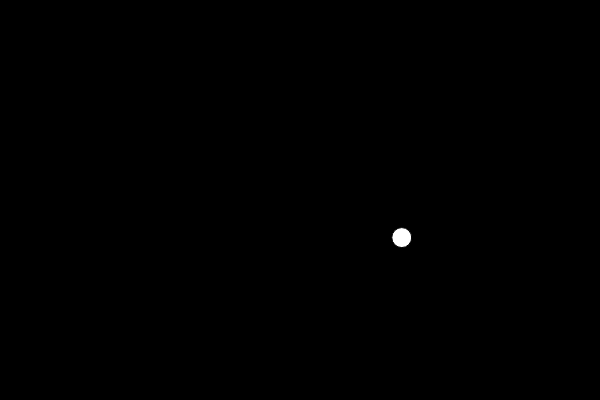
Frame 1 (no input)
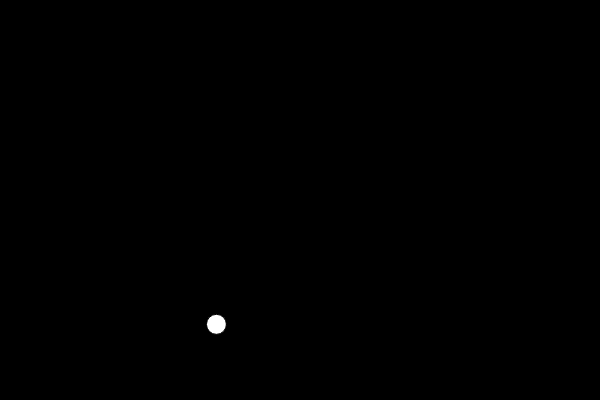
Frame 60 (no input)
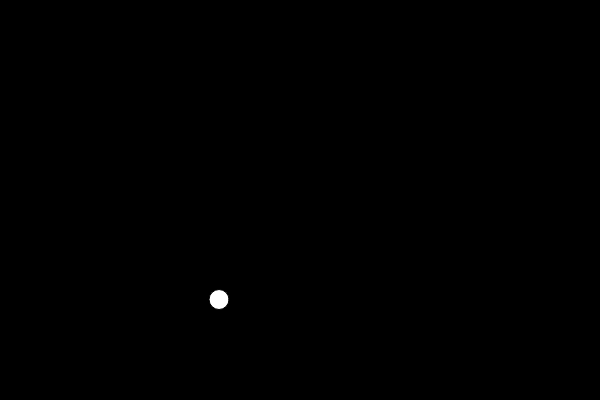
Frame 120 (the mouse pressed at the canvas centre since frame 60)

The p5.js sketch that drew these frames (run headless with seeded random() and noise() and a simulated clock; from frame 60 on, the mouse is pressed at the canvas centre):

// p5.js sketch
// ── sketch.js
// 噪音使用
// Video: https://www.youtube.com/watch?v=y7sgcFhk6ZM&list=PLRqwX-V7Uu6bgPNQAdxQZpJuJCjeOr7VD&index=3

let xoff1 = 0;
let xoff2 = 1000; // 设置偏移量，不然到时1和2的值很接近

function setup() {
  createCanvas(600, 400);
}

function draw() {
  background(0);

  let x = map(noise(xoff1), 0, 1, 0, width);
  let y = map(noise(xoff2), 0, 1, 0, height);
  ellipse(x, y, 20);

  xoff1 += 0.01;
  xoff2 += 0.01;
}
